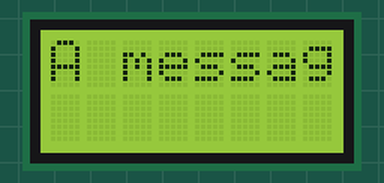
Recording of a sketch running on a simulated Arduino Uno, built with avr-gcc and run on an emulated ATmega328P. Shown: 8×2 character LCD.

Above: at 0.1 s.
At 1.21 s:
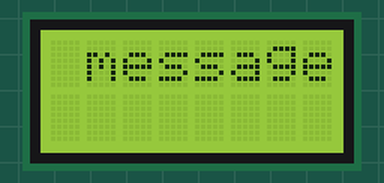
At 2.11 s:
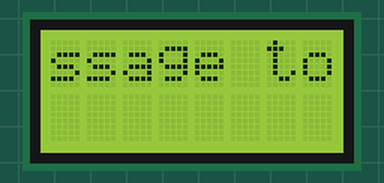
At 4.21 s:
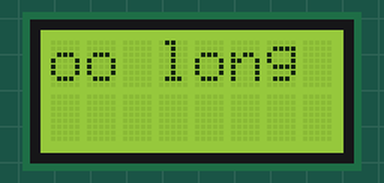
At 6.31 s:
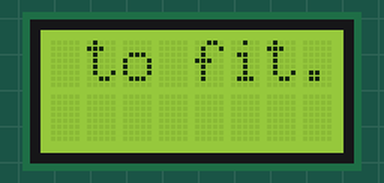
At 8.3 s:
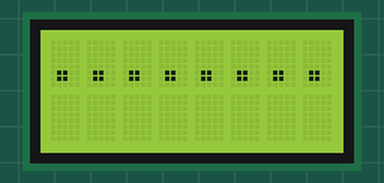

The sketch:

ch11r4A.ino
```cpp
/*
 * Marquee using lcd.scrollDisplayLeft, mead mod for 2x8 screen
 * this sketch repeatedly scrolls up to __ characters of text (my 2x8 takes up to 40 bytes)
 * if too many it spills to next line
*/

#include <LiquidCrystal.h>

// initialize new object with the numbers of the interface pins
LiquidCrystal lcd(12,11,4,5,6,7);
const int numRows = 2;
const int numCols = 8;


void setup()
{
  // set up the LCD's number of columns and rows:
  lcd.begin(numCols, numRows);
}

void loop()
{
  marquee("A message too long to fit..........");  // = more than 32 bytes
  delay(1000);
  lcd.clear();
}

// this function uses scrolling to display a message up to 32 bytes long or more if LCD allows
void marquee( char *text)
{
  lcd.print(text);
  delay(1000);
  for (int position = 0; position < strlen(text)-numCols; position++)
  {
    lcd.scrollDisplayLeft();
    delay(300);
  }
}
```

Measured:
- by itself, everything shown: repeats every 10.1 s, in 27 steps
- what the display in image 5 shows lasts 1.9 s, from 8.3 s to 10.2 s
